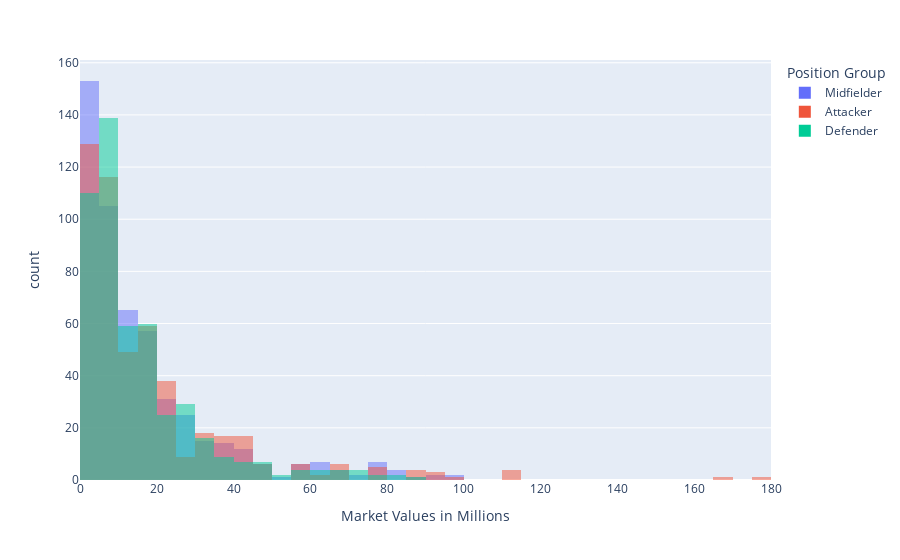

Source (notebook cell):
### Markdown cell above
Here we see three very similar very similar distributions. Every median `Market Values in Millions` is within **100,000** dollars of the other groups. Defenders have the smallest inter-quartile range, and the most compressed set of outliers. With the exception of the two huge outliers already discussed, the midfield and attack plot are practically identical.

### Code cell
#overlapping histogram
px.histogram(market_values_df, x="Market Values in Millions", color="Position Group", barmode="overlay")

### Figure 1 — Plotly figure (JSON) as saved in the notebook; plotly's stock layout.template omitted (floating-point values rounded to 4 significant figures; data arrays with more than 128 entries replaced by an {"elided": "..."} marker saying what was removed)
{"data": [{"alignmentgroup": "True", "bingroup": "x", "hovertemplate": "Position Group=Midfielder<br>Market Values in Millions=%{x}<br>count=%{y}<extra></extra>", "legendgroup": "Midfielder", "marker": {"color": "#636efa", "opacity": 0.5}, "name": "Midfielder", "offsetgroup": "Midfielder", "orientation": "v", "showlegend": true, "type": "histogram", "x": {"elided": "519 float values"}, "xaxis": "x", "yaxis": "y"}, {"alignmentgroup": "True", "bingroup": "x", "hovertemplate": "Position Group=Attacker<br>Market Values in Millions=%{x}<br>count=%{y}<extra></extra>", "legendgroup": "Attacker", "marker": {"color": "#EF553B", "opacity": 0.5}, "name": "Attacker", "offsetgroup": "Attacker", "orientation": "v", "showlegend": true, "type": "histogram", "x": {"elided": "491 float values"}, "xaxis": "x", "yaxis": "y"}, {"alignmentgroup": "True", "bingroup": "x", "hovertemplate": "Position Group=Defender<br>Market Values in Millions=%{x}<br>count=%{y}<extra></extra>", "legendgroup": "Defender", "marker": {"color": "#00cc96", "opacity": 0.5}, "name": "Defender", "offsetgroup": "Defender", "orientation": "v", "showlegend": true, "type": "histogram", "x": {"elided": "484 float values"}, "xaxis": "x", "yaxis": "y"}], "layout": {"barmode": "overlay", "legend": {"title": {"text": "Position Group"}, "tracegroupgap": 0}, "margin": {"t": 60}, "xaxis": {"anchor": "y", "domain": [0, 1], "title": {"text": "Market Values in Millions"}}, "yaxis": {"anchor": "x", "domain": [0, 1], "title": {"text": "count"}}}}
